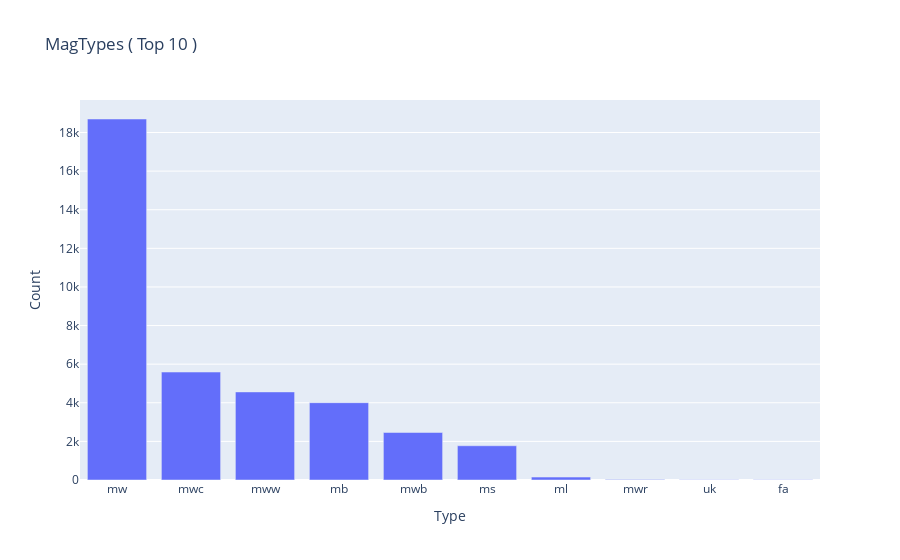

This figure's notebook cell:
### Code cell
# Como en este dataset no hay muchas variables categóricas y los gráficos son demasiado densos como para entenderlos a simple vista, voy a adaptar los gráficos para cada variable

# MagType
top_10 = df['MagType'].value_counts().head(10)
top_10 = pd.DataFrame({'Type': top_10_types.index, 'Count': top_10_types.values})
fig = px.bar(top_10_df, x='Type', y='Count', title='MagTypes ( Top 10 )')
fig.show()

### Figure 1 — Plotly figure (JSON) as saved in the notebook; plotly's stock layout.template omitted (floating-point values rounded to 4 significant figures)
{"data": [{"alignmentgroup": "True", "hovertemplate": "Type=%{x}<br>Count=%{y}<extra></extra>", "legendgroup": "", "marker": {"color": "#636efa", "pattern": {"shape": ""}}, "name": "", "offsetgroup": "", "orientation": "v", "showlegend": false, "textposition": "auto", "type": "bar", "x": ["mw", "mwc", "mww", "mb", "mwb", "ms", "ml", "mwr", "uk", "fa"], "xaxis": "x", "y": [18700, 5592, 4563, 4005, 2461, 1774, 151, 29, 15, 14], "yaxis": "y"}], "layout": {"barmode": "relative", "legend": {"tracegroupgap": 0}, "title": {"text": "MagTypes ( Top 10 )"}, "xaxis": {"anchor": "y", "domain": [0, 1], "title": {"text": "Type"}}, "yaxis": {"anchor": "x", "domain": [0, 1], "title": {"text": "Count"}}}}
